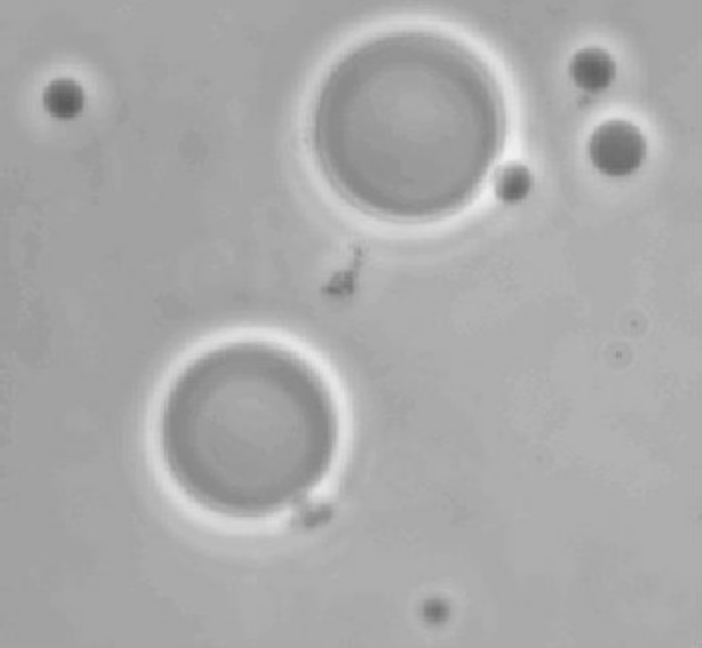
%> input picture DigitalImageProcessing-SJTU/prob9/polymersomes.tif, 702 x 648 px
$ octave prob9.m   (GNU Octave 9; MATLAB toolbox functions it lacks are replaced by stand-ins)
%> lines starting %> are read from the running program, lines starting %| are printed output that depends on the picture; in (x1, y1, x2, y2) boxes, pixels count from 0 and x2, y2 are one past the last pixel; in counts of white or black regions, pixels touching at a corner belong together; the program's own positions count from 1
### DigitalImageProcessing-SJTU/prob9/gbt.m
function T=gbt(x)

[M,N]=size(x);
T=x(randi(M-1),randi(N-1));
T0=0;

mean1=sum(sum(x(x<=T)))/sum(sum(x<=T));
mean2=sum(sum(x(x>T)))/sum(sum(x>T));

while abs(T-T0)>10^-8
    T0=T;
    T=(mean1+mean2)/2;
    mean1=sum(sum(x(x<=T)))/sum(sum(x<=T));
    mean2=sum(sum(x(x>T)))/sum(sum(x>T));
end


### DigitalImageProcessing-SJTU/prob9/prob9.m
img = mat2gray(imread('polymersomes.tif'));
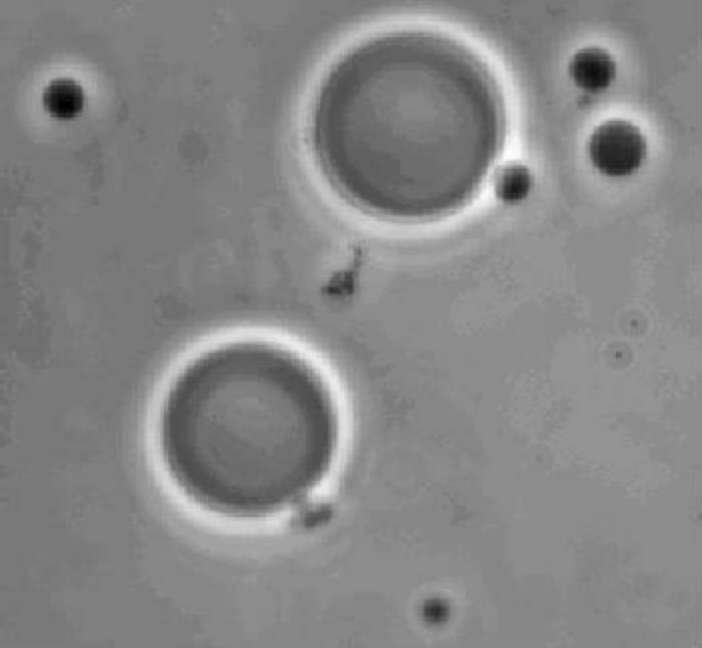
%> img: size 648x702 double; min 0, max 1, mean 0.527
gbt_img = im2bw(img,gbt(img));
%> in gbt, `mean1=sum(sum(x(x<=T)))/sum(sum(x<=T));`: mean1 = 0.508
%> in gbt, `mean2=sum(sum(x(x>T)))/sum(sum(x>T));`: mean2 = 0.725
%> the loop in gbt, `while abs(T-T0)>10^-8` made 4 passes
%> (T0, T, mean1, mean2) on passes 1 to 4: (0.623, 0.616, 0.507, 0.72), (0.616, 0.613, 0.506, 0.715), (0.613, 0.611, 0.506, 0.715), (0.611, 0.611, 0.506, 0.715)
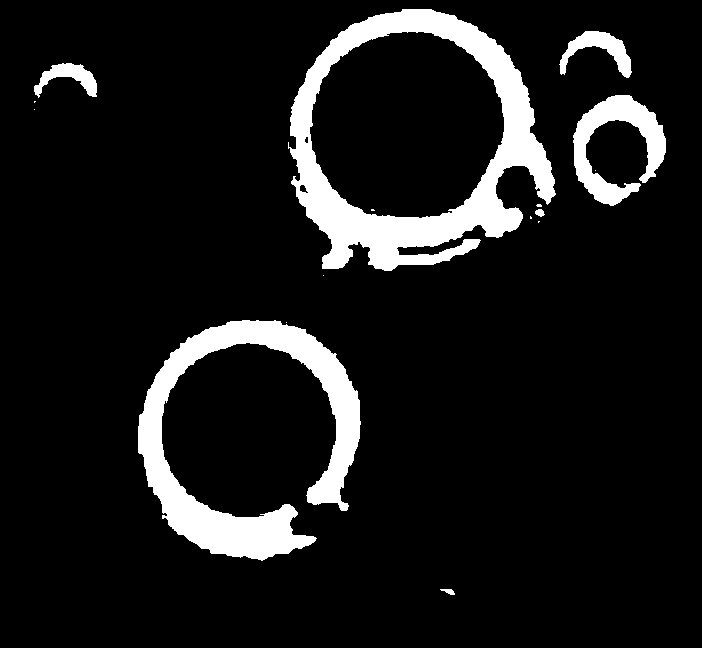
%> gbt_img: size 648x702 logical; 10% white; 16 white regions (9 under 20 px), largest, box (x1, y1, x2, y2) and area: (288, 9, 556, 271) 21532, (138, 320, 361, 561) 17031, (573, 95, 666, 206) 4324
otsu_thresh = graythresh(img);
%> otsu_thresh = 0.61
otsu_img = im2bw(img,otsu_thresh);

imshowpair(gbt_img,otsu_img,'montage');
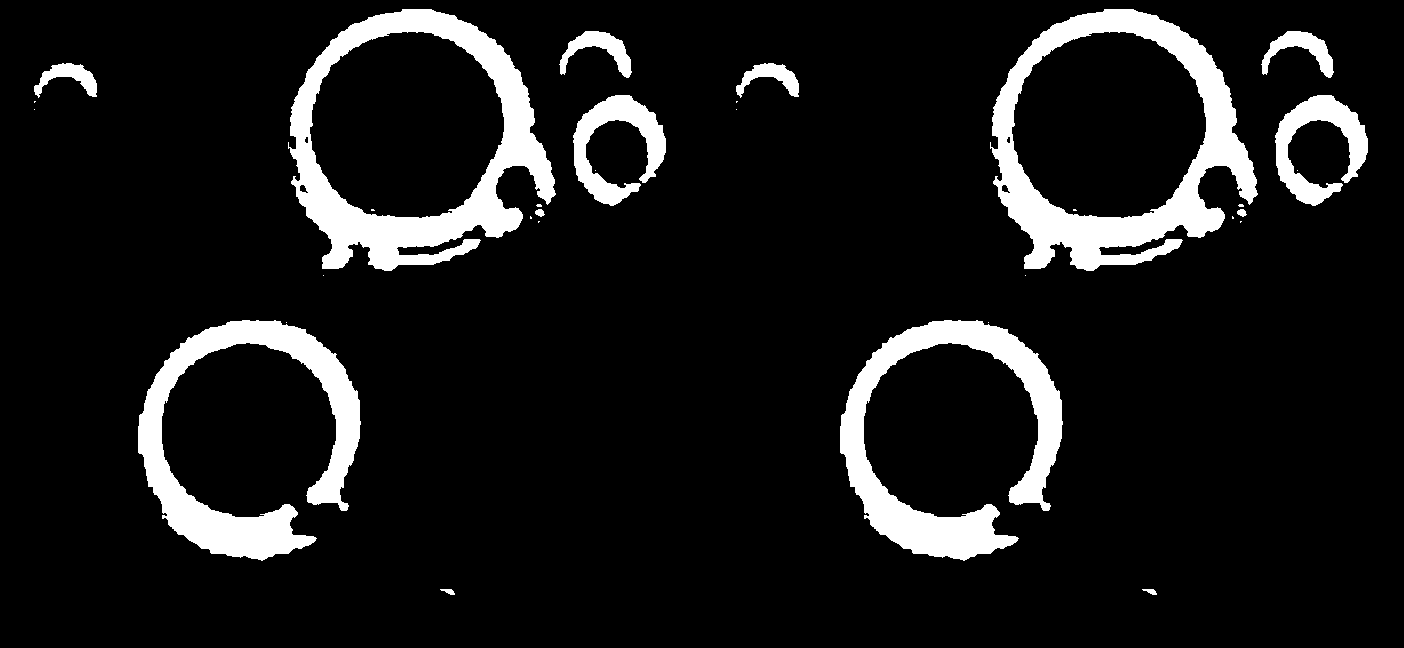
%> displayed picture: size 648x1404, on the screen's scale of 0 to 255; 10% white; 32 white regions (18 under 20 px), largest, box (x1, y1, x2, y2) and area: (288, 9, 556, 271) 21532, (990, 9, 1258, 271) 21532, (138, 320, 361, 561) 17031
